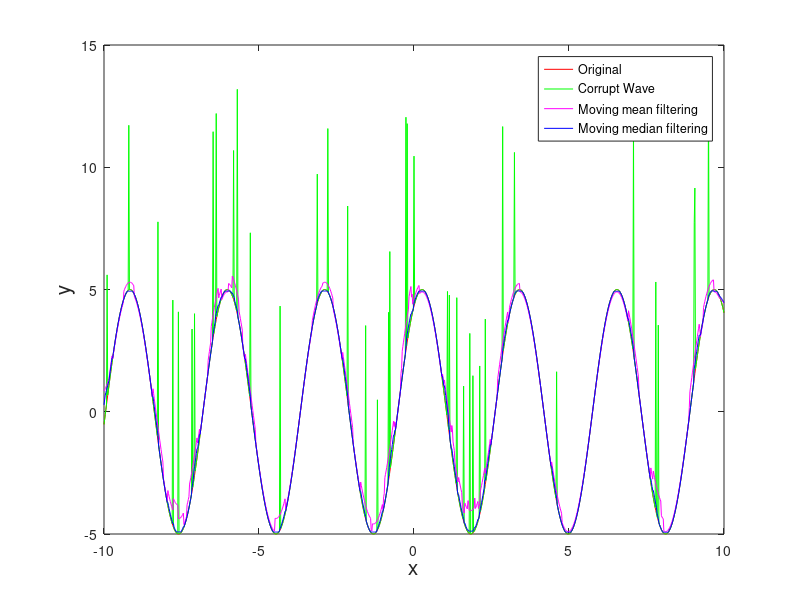

This figure's MATLAB source:
clear;clc;
x = (-10:0.02:10);
y = 5*sin(2*x+pi/3);
k = randperm(1001);
k = k(1:40);
z = y;
for elm = k
    z(elm) = z(elm) + 5 + 5*rand(1);
end

y_median = zeros(1,1001);
y_mean = zeros(1,1001);

for elm = (1:1001)
    y_median(elm) = median(z(max(1,elm-8):min(elm+8,1001)));
end

for elm = (1:1001)
    y_mean(elm) = mean(z(max(1,elm-8):min(elm+8,1001)));
end

plot(x,z);
plot(x,y_mean);
plot(x,y_median);
plot(x,y,'r',x,z,'g',x,y_mean,'m',x,y_median,'b');
legend('Original', 'Corrupt Wave', 'Moving mean filtering', 'Moving median filtering');
xlabel('x','FontSize',15);
ylabel('y','FontSize',15);
rel_median_sq_error = sum((y - y_median).^2)/sum(y.^2)
rel_mean_sq_error = sum((y - y_mean).^2)/sum(y.^2)

